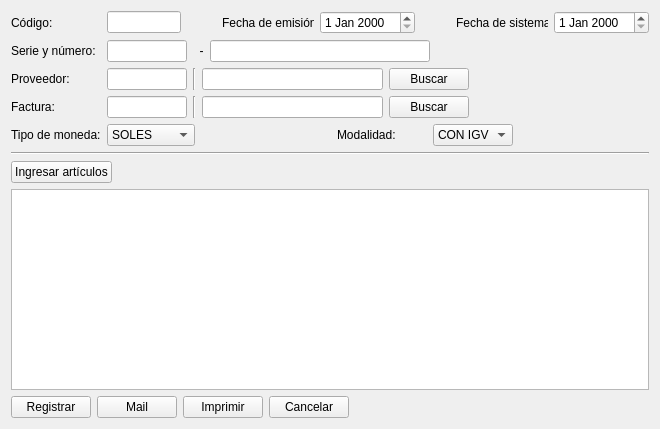
<?xml version="1.0" encoding="UTF-8"?>
<ui version="4.0">
 <class>ui_new_guiarr</class>
 <widget class="QWidget" name="ui_new_guiarr">
  <property name="geometry">
   <rect>
    <x>0</x>
    <y>0</y>
    <width>660</width>
    <height>429</height>
   </rect>
  </property>
  <property name="windowTitle">
   <string>Form</string>
  </property>
  <layout class="QGridLayout" name="gridLayout">
   <item row="0" column="0">
    <layout class="QVBoxLayout" name="verticalLayout">
     <item>
      <layout class="QHBoxLayout" name="horizontalLayout">
       <item>
        <widget class="QLabel" name="label_codigo">
         <property name="minimumSize">
          <size>
           <width>90</width>
           <height>0</height>
          </size>
         </property>
         <property name="text">
          <string>Código:</string>
         </property>
        </widget>
       </item>
       <item>
        <widget class="QLineEdit" name="lineEdit_codigo">
         <property name="maximumSize">
          <size>
           <width>80</width>
           <height>16777215</height>
          </size>
         </property>
         <property name="readOnly">
          <bool>true</bool>
         </property>
        </widget>
       </item>
       <item>
        <spacer name="horizontalSpacer_2">
         <property name="orientation">
          <enum>Qt::Horizontal</enum>
         </property>
         <property name="sizeHint" stdset="0">
          <size>
           <width>40</width>
           <height>20</height>
          </size>
         </property>
        </spacer>
       </item>
       <item>
        <widget class="QLabel" name="label_fecha_emision">
         <property name="minimumSize">
          <size>
           <width>90</width>
           <height>0</height>
          </size>
         </property>
         <property name="text">
          <string>Fecha de emisión:</string>
         </property>
        </widget>
       </item>
       <item>
        <widget class="QDateEdit" name="dateEdit_emision"/>
       </item>
       <item>
        <spacer name="horizontalSpacer">
         <property name="orientation">
          <enum>Qt::Horizontal</enum>
         </property>
         <property name="sizeHint" stdset="0">
          <size>
           <width>40</width>
           <height>20</height>
          </size>
         </property>
        </spacer>
       </item>
       <item>
        <widget class="QLabel" name="label_fecha_sistema">
         <property name="minimumSize">
          <size>
           <width>90</width>
           <height>0</height>
          </size>
         </property>
         <property name="text">
          <string>Fecha de sistema:</string>
         </property>
        </widget>
       </item>
       <item>
        <widget class="QDateEdit" name="dateEdit_sistema"/>
       </item>
      </layout>
     </item>
     <item>
      <layout class="QHBoxLayout" name="horizontalLayout_2">
       <item>
        <widget class="QLabel" name="label_serie_numero">
         <property name="minimumSize">
          <size>
           <width>90</width>
           <height>0</height>
          </size>
         </property>
         <property name="text">
          <string>Serie y número:</string>
         </property>
        </widget>
       </item>
       <item>
        <widget class="QLineEdit" name="lineEdit_serie">
         <property name="maximumSize">
          <size>
           <width>80</width>
           <height>16777215</height>
          </size>
         </property>
        </widget>
       </item>
       <item>
        <widget class="QLabel" name="label_menos">
         <property name="text">
          <string>  -</string>
         </property>
        </widget>
       </item>
       <item>
        <widget class="QLineEdit" name="lineEdit_numero"/>
       </item>
       <item>
        <spacer name="horizontalSpacer_3">
         <property name="orientation">
          <enum>Qt::Horizontal</enum>
         </property>
         <property name="sizeHint" stdset="0">
          <size>
           <width>40</width>
           <height>20</height>
          </size>
         </property>
        </spacer>
       </item>
      </layout>
     </item>
     <item>
      <layout class="QHBoxLayout" name="horizontalLayout_3">
       <item>
        <widget class="QLabel" name="label_proveedor">
         <property name="minimumSize">
          <size>
           <width>90</width>
           <height>0</height>
          </size>
         </property>
         <property name="text">
          <string>Proveedor:</string>
         </property>
        </widget>
       </item>
       <item>
        <widget class="QLineEdit" name="lineEdit_codigoProveedor">
         <property name="maximumSize">
          <size>
           <width>80</width>
           <height>16777215</height>
          </size>
         </property>
         <property name="readOnly">
          <bool>true</bool>
         </property>
        </widget>
       </item>
       <item>
        <widget class="Line" name="line_2">
         <property name="orientation">
          <enum>Qt::Vertical</enum>
         </property>
        </widget>
       </item>
       <item>
        <widget class="QLineEdit" name="lineEdit_nombreProveedor"/>
       </item>
       <item>
        <widget class="QPushButton" name="pushButton_buscarProveedor">
         <property name="text">
          <string>Buscar</string>
         </property>
        </widget>
       </item>
       <item>
        <spacer name="horizontalSpacer_4">
         <property name="orientation">
          <enum>Qt::Horizontal</enum>
         </property>
         <property name="sizeHint" stdset="0">
          <size>
           <width>40</width>
           <height>20</height>
          </size>
         </property>
        </spacer>
       </item>
      </layout>
     </item>
     <item>
      <layout class="QHBoxLayout" name="horizontalLayout_4">
       <item>
        <widget class="QLabel" name="label_factura">
         <property name="minimumSize">
          <size>
           <width>90</width>
           <height>0</height>
          </size>
         </property>
         <property name="text">
          <string>Factura:</string>
         </property>
        </widget>
       </item>
       <item>
        <widget class="QLineEdit" name="lineEdit_codigoFactura">
         <property name="maximumSize">
          <size>
           <width>80</width>
           <height>16777215</height>
          </size>
         </property>
         <property name="readOnly">
          <bool>true</bool>
         </property>
        </widget>
       </item>
       <item>
        <widget class="Line" name="line_3">
         <property name="orientation">
          <enum>Qt::Vertical</enum>
         </property>
        </widget>
       </item>
       <item>
        <widget class="QLineEdit" name="lineEdit_codigoFactura_2"/>
       </item>
       <item>
        <widget class="QPushButton" name="pushButton_buscarFactura">
         <property name="text">
          <string>Buscar</string>
         </property>
        </widget>
       </item>
       <item>
        <spacer name="horizontalSpacer_5">
         <property name="orientation">
          <enum>Qt::Horizontal</enum>
         </property>
         <property name="sizeHint" stdset="0">
          <size>
           <width>40</width>
           <height>20</height>
          </size>
         </property>
        </spacer>
       </item>
      </layout>
     </item>
     <item>
      <layout class="QHBoxLayout" name="horizontalLayout_5">
       <item>
        <widget class="QLabel" name="label_tipo_moneda">
         <property name="minimumSize">
          <size>
           <width>90</width>
           <height>0</height>
          </size>
         </property>
         <property name="text">
          <string>Tipo de moneda:</string>
         </property>
        </widget>
       </item>
       <item>
        <widget class="QComboBox" name="comboBox_moneda">
         <item>
          <property name="text">
           <string>SOLES</string>
          </property>
         </item>
         <item>
          <property name="text">
           <string>DOLARES</string>
          </property>
         </item>
        </widget>
       </item>
       <item>
        <spacer name="horizontalSpacer_9">
         <property name="orientation">
          <enum>Qt::Horizontal</enum>
         </property>
         <property name="sizeHint" stdset="0">
          <size>
           <width>40</width>
           <height>20</height>
          </size>
         </property>
        </spacer>
       </item>
       <item>
        <widget class="QLabel" name="label_modalidad">
         <property name="minimumSize">
          <size>
           <width>90</width>
           <height>0</height>
          </size>
         </property>
         <property name="text">
          <string>Modalidad:</string>
         </property>
        </widget>
       </item>
       <item>
        <widget class="QComboBox" name="comboBox_modalidad">
         <item>
          <property name="text">
           <string>CON IGV</string>
          </property>
         </item>
         <item>
          <property name="text">
           <string>SIN IGV</string>
          </property>
         </item>
        </widget>
       </item>
       <item>
        <spacer name="horizontalSpacer_6">
         <property name="orientation">
          <enum>Qt::Horizontal</enum>
         </property>
         <property name="sizeHint" stdset="0">
          <size>
           <width>40</width>
           <height>20</height>
          </size>
         </property>
        </spacer>
       </item>
      </layout>
     </item>
     <item>
      <widget class="Line" name="line">
       <property name="orientation">
        <enum>Qt::Horizontal</enum>
       </property>
      </widget>
     </item>
     <item>
      <layout class="QHBoxLayout" name="horizontalLayout_6">
       <item>
        <widget class="QPushButton" name="pushButton_ingresarArticulos">
         <property name="text">
          <string>Ingresar artículos</string>
         </property>
        </widget>
       </item>
       <item>
        <spacer name="horizontalSpacer_7">
         <property name="orientation">
          <enum>Qt::Horizontal</enum>
         </property>
         <property name="sizeHint" stdset="0">
          <size>
           <width>40</width>
           <height>20</height>
          </size>
         </property>
        </spacer>
       </item>
      </layout>
     </item>
     <item>
      <widget class="QTableView" name="tableView_articulos"/>
     </item>
     <item>
      <layout class="QHBoxLayout" name="horizontalLayout_7">
       <item>
        <widget class="QPushButton" name="pushButton_registrar">
         <property name="text">
          <string>Registrar</string>
         </property>
        </widget>
       </item>
       <item>
        <widget class="QPushButton" name="pushButton_mail">
         <property name="text">
          <string>Mail</string>
         </property>
        </widget>
       </item>
       <item>
        <widget class="QPushButton" name="pushButton_imprimir">
         <property name="text">
          <string>Imprimir</string>
         </property>
        </widget>
       </item>
       <item>
        <widget class="QPushButton" name="pushButton_cancelar">
         <property name="text">
          <string>Cancelar</string>
         </property>
        </widget>
       </item>
       <item>
        <spacer name="horizontalSpacer_8">
         <property name="orientation">
          <enum>Qt::Horizontal</enum>
         </property>
         <property name="sizeHint" stdset="0">
          <size>
           <width>40</width>
           <height>20</height>
          </size>
         </property>
        </spacer>
       </item>
      </layout>
     </item>
    </layout>
   </item>
  </layout>
 </widget>
 <resources/>
 <connections/>
</ui>
